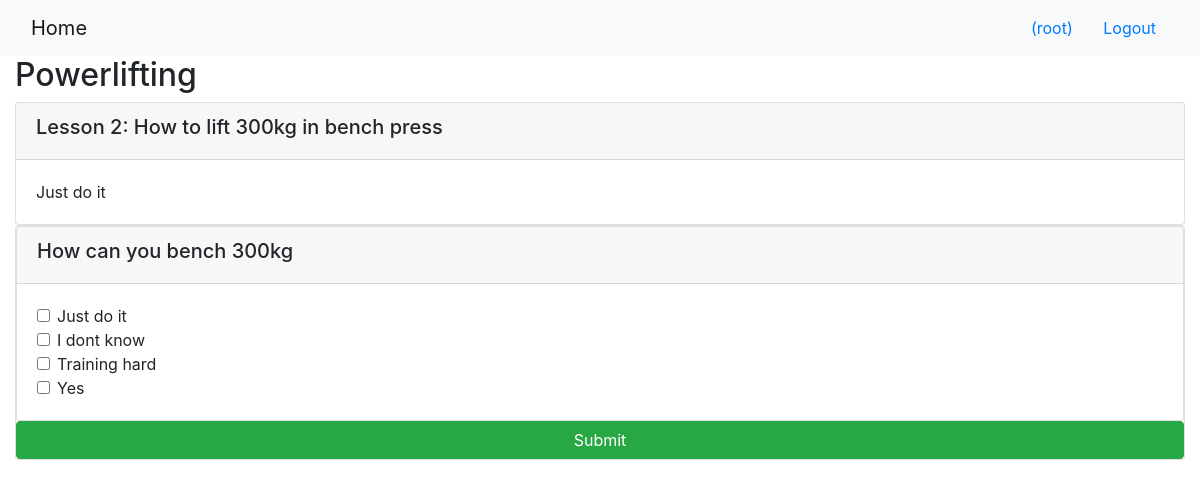
Page /onlinecourse/1/ (signed in) on the earlier database version.
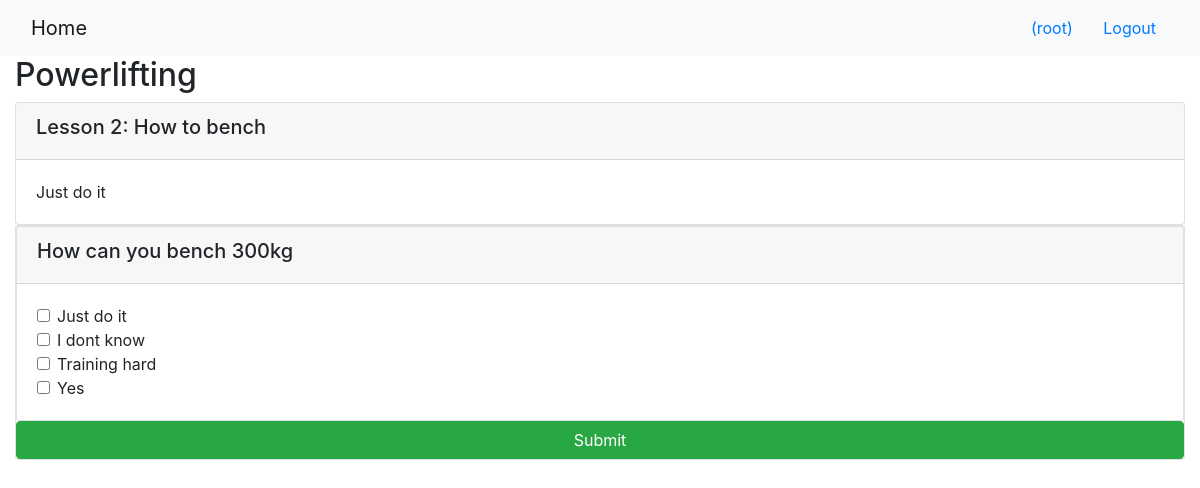
Same page on the later database version.
### onlinecourse/models.py (models this page shows, shortened)
class Lesson(models.Model):
    title = models.CharField(max_length=200, default="title")
    order = models.IntegerField(default=0)
    course = models.ForeignKey(Course, on_delete=models.CASCADE)
    content = models.TextField()

### onlinecourse/views.py (the view)
# urls.py: path('<int:pk>/', views.CourseDetailView.as_view(), name='course_details'),
class CourseDetailView(generic.DetailView):
    model = Course
    template_name = 'onlinecourse/course_detail_bootstrap.html'

### onlinecourse/templates/onlinecourse/course_detail_bootstrap.html (shortened to what this page needs)
<!DOCTYPE html>
<html lang="en">
<head>
     {% load static %}
    <link rel="stylesheet" href="https://maxcdn.bootstrapcdn.com/bootstrap/4.5.2/css/bootstrap.min.css">
</head>
<body>
    <nav class="navbar navbar-light bg-light">
        <div class="container-fluid">
            <div class="navbar-header">
                  <a class="navbar-brand" href="{% url 'onlinecourse:index' %}">Home</a>
            </div>
            <ul class="nav navbar-nav navbar-right">
                {% if user.is_authenticated %}
                <li>
                    <a class="btn btn-link" href="#">{{ user.first_name }}({{ user.username }})</a>
                    <a class="btn btn-link" href="{% url 'onlinecourse:logout' %}">Logout</a>
                </li>
                {% endif %}
            </ul>
        </div>
    </nav>
    <div class="container-fluid">
        <h2>{{ course.name }}</h2>
            <div class="card-columns-vertical">
            {% for lesson in course.lesson_set.all %}
                <div class="card mt-1">
                    <div class="card-header"><h5>Lesson {{lesson.order|add:1}}: {{lesson.title}}</h5></div>
                    <div class="card-body">{{lesson.content}}</div>
                </div>
            </div>
                {%if user.is_authenticated%}
                            <div class="card card-columns-vertical">
                                <form id="questionform" action="{% url 'onlinecourse:submit' course.id %}" method="post">
                                    {%for question in lesson.question_set.all%}
                                    <div class="card">
                                        <div class="card-header"><h5>{{question.qtext}}</h5></div>
                                            <div class="card-body">
                                        {%for choice in question.choice_set.all%}
                                                <div class="form-check">
                                                    <label class="form-check-label">
                                                        <input type="checkbox" name="choice_{{choice.id}}"
                                                        class="form-check-input" id="{{choice.id}}"
                                                        value="{{choice.id}}">{{ choice.ctext }}
                                                    </label>
                                                </div>
                                        {% endfor %}
                                            </div>
                                    </div>
                                    {% endfor %}
                                    <input class="btn btn-success btn-block" type="submit" value="Submit">
                                </form>
                            </div>
                    {%else%}
                        <div>
                            <p>Registrate pa hacer examen</p>
                        </div>
                {%endif%}
            {%endfor%}
    </div>
</body>
</html>

Differences in the rows shown:
changed Lesson "Just do it": title "How to lift 300kg in bench press" → "How to bench"
